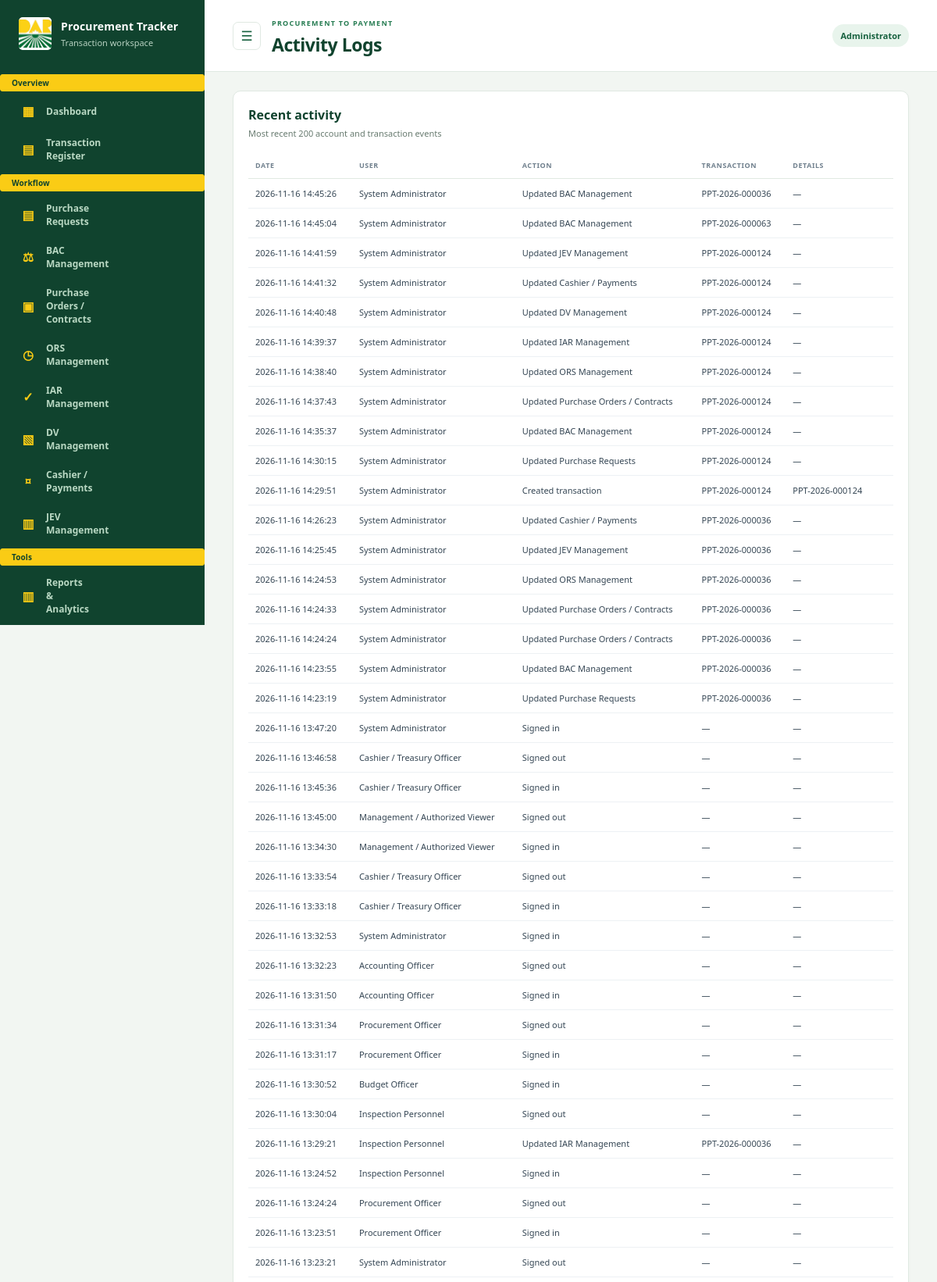
/pptracker/index.php?page=activity (signed in, upper part), run on the app's committed database.
### tables this page shows
CREATE TABLE `users` (
  `id` bigint(20) UNSIGNED NOT NULL,
  `name` varchar(120) NOT NULL,
  `username` varchar(60) NOT NULL,
  `password_hash` varchar(255) NOT NULL,
  `role` varchar(60) NOT NULL,
  `active` tinyint(1) NOT NULL DEFAULT 1,
  `created_at` datetime NOT NULL DEFAULT current_timestamp(),
  `last_login` datetime DEFAULT NULL
);

CREATE TABLE `activity_logs` (
  `id` bigint(20) UNSIGNED NOT NULL,
  `user_id` bigint(20) UNSIGNED DEFAULT NULL,
  `transaction_id` bigint(20) UNSIGNED DEFAULT NULL,
  `action` varchar(80) NOT NULL,
  `details` text DEFAULT NULL,
  `ip_address` varchar(45) DEFAULT NULL,
  `created_at` datetime NOT NULL DEFAULT current_timestamp()
);

CREATE TABLE `transactions` (
  `id` bigint(20) UNSIGNED NOT NULL,
  `transaction_code` varchar(40) NOT NULL,
  `worksheet` varchar(30) NOT NULL,
  `current_stage` varchar(40) NOT NULL DEFAULT 'purchase_requests',
  `status` varchar(30) NOT NULL DEFAULT 'In Progress',
  `created_by` bigint(20) UNSIGNED DEFAULT NULL,
  `created_at` datetime NOT NULL DEFAULT current_timestamp(),
  `updated_at` datetime NOT NULL DEFAULT current_timestamp() ON UPDATE current_timestamp()
);

### pptracker/app/bootstrap.php (called while the page is built, shortened)
<?php
$config = require dirname(__DIR__) . '/config.php';
function db(): PDO
{
    static $pdo;
    global $config;
    if ($pdo instanceof PDO) return $pdo;
    $dsn = sprintf('mysql:host=%s;port=%s;dbname=%s;charset=utf8mb4', $config['db_host'], $config['db_port'], $config['db_name']);
    $pdo = new PDO($dsn, $config['db_user'], $config['db_password'], [
        PDO::ATTR_ERRMODE => PDO::ERRMODE_EXCEPTION,
        PDO::ATTR_DEFAULT_FETCH_MODE => PDO::FETCH_ASSOC,
        PDO::ATTR_EMULATE_PREPARES => false,
    ]);
    return $pdo;
}
function h(mixed $value): string
{
    return htmlspecialchars((string)($value ?? ''), ENT_QUOTES | ENT_SUBSTITUTE, 'UTF-8');
}
function current_user(): ?array
{
    $id = (int)($_SESSION['user']['id'] ?? 0);
    $stmt = db()->prepare('SELECT id,name,username,role FROM users WHERE id=? AND active=1');
    $stmt->execute([$id]);
    $user = $stmt->fetch();
    $resolvedUser = [
        'id' => (int)$user['id'],
        'name' => $user['name'],
        'username' => $user['username'],
        'role' => $user['role'],
    ];
    return $resolvedUser;
}

### pptracker/app/modules/activity.php (the view, shortened to what this page needs)
<?php
function render_activity_module(): void
{
    $rows = db()->query('SELECT a.*,u.name AS user_name,t.transaction_code FROM activity_logs a LEFT JOIN users u ON a.user_id=u.id LEFT JOIN transactions t ON a.transaction_id=t.id ORDER BY a.created_at DESC LIMIT 200')->fetchAll();
    ?>
    <section class="panel"><div class="panel-heading"><div><h2>Recent activity</h2><p>Most recent 200 account and transaction events</p></div></div><div class="table-wrap"><table><thead><tr><th>Date</th><th>User</th><th>Action</th><th>Transaction</th><th>Details</th></tr></thead><tbody><?php foreach ($rows as $row): ?><tr><td><?= h($row['created_at']) ?></td><td><?= h($row['user_name'] ?? 'Removed account') ?></td><td><?= h($row['action']) ?></td><td><?= h($row['transaction_code'] ?? '—') ?></td><td><?= h($row['details'] ?? '—') ?></td></tr><?php endforeach; ?></tbody></table></div></section>
    <?php
}

### pptracker/index.php (shortened to what this page needs)
<?php
require __DIR__ . '/app/bootstrap.php';
require __DIR__ . '/app/modules/activity.php';
function page_title(string $page): string
{
    return match ($page) {
        'dashboard' => 'Dashboard',
        'transactions' => 'Transaction Register',
        'reports' => 'Reports & Analytics',
        'users' => 'User Management',
        'activity' => 'Activity Logs',
        'import' => 'Excel Import',
        'transaction' => 'Transaction Details',
        'new-transaction' => 'New Transaction',
        default => STAGES[$page]['label'] ?? 'Procurement Tracker',
    };
}
    ?>
    <?php
$user = current_user();
$page = (string)($_GET['page'] ?? 'dashboard');
$currentPageTitle = page_title($page);
?>
<!doctype html>
<html lang="en">
<head>
    <link rel="stylesheet" href="assets/app.css">
</head>
<body>
<?php if (isset($dbError)): ?>
    <main class="auth-wrap"><section class="auth-card"><span class="eyebrow">DATABASE SETUP REQUIRED</span><h1>Cannot connect to MySQL</h1><p>Start MySQL in XAMPP, create the <code>pptracker</code> database in phpMyAdmin, then check <code>config.php</code>.</p></section></main>
<?php else: ?>
    <div class="layout">
        <aside class="sidebar" id="app-sidebar">
            <a class="brand" href="index.php" aria-label="Procurement Tracker home" title="Procurement Tracker"><img class="brand-mark" src="assets/dar-logo.png" alt=""><span class="brand-copy"><strong>Procurement Tracker</strong><small>Transaction workspace</small></span></a>
            <div class="sidebar-label"><span class="sidebar-label-text">Overview</span></div>
            <nav class="navigation">
                <a class="<?= $page === 'dashboard' ? 'active' : '' ?>" href="index.php?page=dashboard" aria-label="Dashboard" title="Dashboard"><span class="nav-icon" aria-hidden="true">▦</span><span class="nav-label">Dashboard</span></a>
                <a class="<?= in_array($page, ['transactions', 'transaction'], true) ? 'active' : '' ?>" href="index.php?page=transactions" aria-label="Transaction Register" title="Transaction Register"><span class="nav-icon" aria-hidden="true">▤</span><span class="nav-label">Transaction Register</span></a>
            </nav>
            <div class="sidebar-label"><span class="sidebar-label-text">Workflow</span></div>
            <nav class="navigation">
                <?php foreach (STAGES as $stage => $info): if (!can_access_stage($stage, $user)) continue; ?>
                    <a class="<?= $page === $stage ? 'active' : '' ?>" href="index.php?page=<?= h($stage) ?>" aria-label="<?= h($info['label']) ?>" title="<?= h($info['label']) ?>"><span class="nav-icon" aria-hidden="true"><?= h($info['icon']) ?></span><span class="nav-label"><?= h($info['label']) ?></span></a>
                <?php endforeach; ?>
            </nav>
            <div class="sidebar-label"><span class="sidebar-label-text">Tools</span></div>
            <nav class="navigation">
                <a class="<?= $page === 'reports' ? 'active' : '' ?>" href="index.php?page=reports" aria-label="Reports & Analytics" title="Reports & Analytics"><span class="nav-icon" aria-hidden="true">▥</span><span class="nav-label">Reports & Analytics</span></a>
            </nav>
        </aside>
        <main class="main">
            <header class="topbar"><button class="sidebar-toggle" type="button" aria-controls="app-sidebar" aria-expanded="true" aria-label="Minimize navigation menu" title="Minimize navigation menu" data-sidebar-toggle><span aria-hidden="true">☰</span></button><div class="topbar-title"><span class="eyebrow">PROCUREMENT TO PAYMENT</span><h1><?= h($currentPageTitle) ?></h1></div><div class="topbar-actions"><span class="role-chip"><?= h($user['role']) ?></span></div></header>
            <div class="content">
                <?php render_page($page, $user); ?>
            </div>
        </main>
    </div>
<?php endif; ?>
</body>
</html>
<?php
function render_page(string $page, array $user): void
{
    if ($page === 'activity' && $user['role'] === 'Administrator') {
        render_activity_module();
        return;
    }
}
    ?>

### pptracker/assets/app.css (style rules this page uses)
:root { color-scheme: light; --navy: #17613f; --navy-deep: #10432e; --blue: #267c52; --blue-soft: #e8f4ec; --ink: #20372c; --muted: #687b70; --line: #e0e9e2; --paper: #fff; --canvas: #f2f6f2; --green: #23755b; --red: #a63e43; font-family: "Segoe UI", Arial, sans-serif; }
* { box-sizing: border-box; }
body { margin: 0; background: var(--canvas); color: var(--ink); font-size: 14px; }
a { color: inherit; text-decoration: none; }
button, input, select, textarea { font: inherit; }
button { cursor: pointer; }
.layout { min-height: 100vh; display: grid; grid-template-columns: 262px minmax(0, 1fr); transition: grid-template-columns .18s ease; }
.sidebar { position: sticky; top: 0; align-self: start; height: 100vh; overflow-y: auto; scrollbar-width: thin; scrollbar-color: rgb(220 239 226 / 24%) transparent; background: var(--navy-deep); color: #fff; padding: 22px 14px 14px; display: flex; flex-direction: column; min-height: 100vh; }
.brand { display: flex; align-items: center; gap: 12px; padding: 0 10px 24px; }
.brand strong, .brand small, .sidebar-user strong, .sidebar-user small { display: block; }
.brand strong { font-size: 14px; letter-spacing: .01em; }
.brand small { margin-top: 4px; color: #b7d1c1; font-size: 11px; }
.brand-mark { display: block; flex: 0 0 42px; width: 42px; height: 42px; border-radius: 5px; background: #fff; object-fit: contain; }
.sidebar-label { display: flex; align-items: center; gap: 7px; min-height: 22px; margin: 7px -14px 5px; padding: 2px 14px; border: 1px solid #facc15; border-radius: 3px; background: #facc15; color: var(--navy-deep); font-size: 10px; font-weight: 650; letter-spacing: .01em; text-transform: none; }
.navigation .nav-icon { color: #facc15; }
.sidebar-label-text { min-width: 0; }
.navigation { display: grid; gap: 4px; }
.navigation a { display: flex; align-items: center; gap: 11px; min-height: 40px; padding: 8px 10px; border-radius: 8px; color: #dcebe1; font-size: 12px; transition: background .12s ease; }
.navigation a span { display: inline-grid; place-items: center; width: 24px; color: #b9d8c3; font-weight: 700; }
.navigation a .nav-icon { flex: 0 0 24px; color: #facc15; font-size: 16px; line-height: 1; }
.main { min-width: 0; }
.topbar { display: flex; align-items: center; gap: 14px; min-height: 86px; padding: 18px clamp(18px, 3vw, 42px); background: var(--paper); border-bottom: 1px solid var(--line); }
.topbar-title { flex: 1; min-width: 0; }
.sidebar-toggle { display: inline-grid; place-items: center; flex: 0 0 36px; width: 36px; height: 36px; padding: 0; border: 1px solid var(--line); border-radius: 7px; background: var(--paper); color: var(--navy); font-size: 17px; }
.topbar-actions { margin-left: auto; }
.topbar h1 { margin: 4px 0 0; color: var(--navy-deep); font-size: 23px; letter-spacing: -.02em; }
.eyebrow { color: var(--blue); font-size: 9px; font-weight: 800; letter-spacing: .14em; }
.role-chip { display: inline-block; padding: 7px 10px; border-radius: 999px; background: var(--blue-soft); color: var(--navy); font-size: 11px; font-weight: 650; }
.content { display: grid; gap: 18px; max-width: 1600px; margin: auto; padding: 24px clamp(18px, 3vw, 42px) 48px; }
.panel { min-width: 0; padding: 19px; border: 1px solid var(--line); border-radius: 10px; background: var(--paper); box-shadow: 0 2px 6px rgb(26 49 67 / 2%); }
.panel-heading { display: flex; align-items: center; justify-content: space-between; gap: 14px; margin-bottom: 17px; }
.panel-heading h2 { margin: 0; color: var(--navy-deep); font-size: 16px; }
.panel-heading p { margin: 5px 0 0; color: var(--muted); font-size: 11px; }
.table-wrap { width: 100%; overflow-x: auto; }
table { width: 100%; border-collapse: collapse; text-align: left; }
th { padding: 10px 9px; border-bottom: 1px solid var(--line); color: #71818e; font-size: 9px; font-weight: 750; letter-spacing: .06em; text-transform: uppercase; white-space: nowrap; }
td { padding: 11px 9px; border-bottom: 1px solid #edf1f4; color: #354654; font-size: 11px; vertical-align: middle; }

### data on the page
users: role "Administrator"
activity_logs: created_at "2026-11-16 14:45:26", user.name "System Administrator", action "Updated BAC Management", transaction.transaction_code "PPT-2026-000036", details "—"
activity_logs: created_at "2026-11-16 14:45:04", user.name "System Administrator", action "Updated BAC Management", transaction.transaction_code "PPT-2026-000063", details "—"
activity_logs: created_at "2026-11-16 14:41:59", user.name "System Administrator", action "Updated JEV Management", transaction.transaction_code "PPT-2026-000124", details "—"
activity_logs: created_at "2026-11-16 14:41:32", user.name "System Administrator", action "Updated Cashier / Payments", transaction.transaction_code "PPT-2026-000124", details "—"
activity_logs: created_at "2026-11-16 14:40:48", user.name "System Administrator", action "Updated DV Management", transaction.transaction_code "PPT-2026-000124", details "—"
activity_logs: created_at "2026-11-16 14:39:37", user.name "System Administrator", action "Updated IAR Management", transaction.transaction_code "PPT-2026-000124", details "—"
activity_logs: created_at "2026-11-16 14:38:40", user.name "System Administrator", action "Updated ORS Management", transaction.transaction_code "PPT-2026-000124", details "—"
activity_logs: created_at "2026-11-16 14:37:43", user.name "System Administrator", action "Updated Purchase Orders / Contracts", transaction.transaction_code "PPT-2026-000124", details "—"
activity_logs: created_at "2026-11-16 14:35:37", user.name "System Administrator", action "Updated BAC Management", transaction.transaction_code "PPT-2026-000124", details "—"
activity_logs: created_at "2026-11-16 14:30:15", user.name "System Administrator", action "Updated Purchase Requests", transaction.transaction_code "PPT-2026-000124", details "—"
activity_logs: created_at "2026-11-16 14:29:51", user.name "System Administrator", action "Created transaction", transaction.transaction_code "PPT-2026-000124", details "PPT-2026-000124"
activity_logs: created_at "2026-11-16 14:26:23", user.name "System Administrator", action "Updated Cashier / Payments", transaction.transaction_code "PPT-2026-000036", details "—"
activity_logs: created_at "2026-11-16 14:25:45", user.name "System Administrator", action "Updated JEV Management", transaction.transaction_code "PPT-2026-000036", details "—"
activity_logs: created_at "2026-11-16 14:24:53", user.name "System Administrator", action "Updated ORS Management", transaction.transaction_code "PPT-2026-000036", details "—"
activity_logs: created_at "2026-11-16 14:24:33", user.name "System Administrator", action "Updated Purchase Orders / Contracts", transaction.transaction_code "PPT-2026-000036", details "—"
activity_logs: created_at "2026-11-16 14:24:24", user.name "System Administrator", action "Updated Purchase Orders / Contracts", transaction.transaction_code "PPT-2026-000036", details "—"
activity_logs: created_at "2026-11-16 14:23:55", user.name "System Administrator", action "Updated BAC Management", transaction.transaction_code "PPT-2026-000036", details "—"
activity_logs: created_at "2026-11-16 14:23:19", user.name "System Administrator", action "Updated Purchase Requests", transaction.transaction_code "PPT-2026-000036", details "—"
activity_logs: created_at "2026-11-16 13:47:20", user.name "System Administrator", action "Signed in", transaction_code "—", details "—"
activity_logs: created_at "2026-11-16 13:46:58", user.name "Cashier / Treasury Officer", action "Signed out", transaction_code "—", details "—"
activity_logs: created_at "2026-11-16 13:45:36", user.name "Cashier / Treasury Officer", action "Signed in", transaction_code "—", details "—"
activity_logs: created_at "2026-11-16 13:45:00", user.name "Management / Authorized Viewer", action "Signed out", transaction_code "—", details "—"
activity_logs: created_at "2026-11-16 13:34:30", user.name "Management / Authorized Viewer", action "Signed in", transaction_code "—", details "—"
activity_logs: created_at "2026-11-16 13:33:54", user.name "Cashier / Treasury Officer", action "Signed out", transaction_code "—", details "—"
activity_logs: created_at "2026-11-16 13:33:18", user.name "Cashier / Treasury Officer", action "Signed in", transaction_code "—", details "—"
activity_logs: created_at "2026-11-16 13:32:53", user.name "System Administrator", action "Signed in", transaction_code "—", details "—"
activity_logs: created_at "2026-11-16 13:32:23", user.name "Accounting Officer", action "Signed out", transaction_code "—", details "—"
activity_logs: created_at "2026-11-16 13:31:50", user.name "Accounting Officer", action "Signed in", transaction_code "—", details "—"
activity_logs: created_at "2026-11-16 13:31:34", user.name "Procurement Officer", action "Signed out", transaction_code "—", details "—"
activity_logs: created_at "2026-11-16 13:31:17", user.name "Procurement Officer", action "Signed in", transaction_code "—", details "—"
activity_logs: created_at "2026-11-16 13:30:52", user.name "Budget Officer", action "Signed in", transaction_code "—", details "—"
activity_logs: created_at "2026-11-16 13:30:04", user.name "Inspection Personnel", action "Signed out", transaction_code "—", details "—"
activity_logs: created_at "2026-11-16 13:29:21", user.name "Inspection Personnel", action "Updated IAR Management", transaction.transaction_code "PPT-2026-000036", details "—"
activity_logs: created_at "2026-11-16 13:24:52", user.name "Inspection Personnel", action "Signed in", transaction_code "—", details "—"
activity_logs: created_at "2026-11-16 13:24:24", user.name "Procurement Officer", action "Signed out", transaction_code "—", details "—"
activity_logs: created_at "2026-11-16 13:23:51", user.name "Procurement Officer", action "Signed in", transaction_code "—", details "—"
activity_logs: created_at "2026-11-16 13:23:21", user.name "System Administrator", action "Signed out", transaction_code "—", details "—"

### other printed values
$info['icon'] "▤"
$info['label'] "Purchase Requests"
$info['icon'] "⚖"
$info['label'] "BAC Management"
$info['icon'] "▣"
$info['label'] "Purchase Orders / Contracts"
$info['icon'] "◷"
$info['label'] "ORS Management"
$info['icon'] "✓"
$info['label'] "IAR Management"
$info['icon'] "▧"
$info['label'] "DV Management"
$info['icon'] "¤"
$info['label'] "Cashier / Payments"
$info['icon'] "▥"
